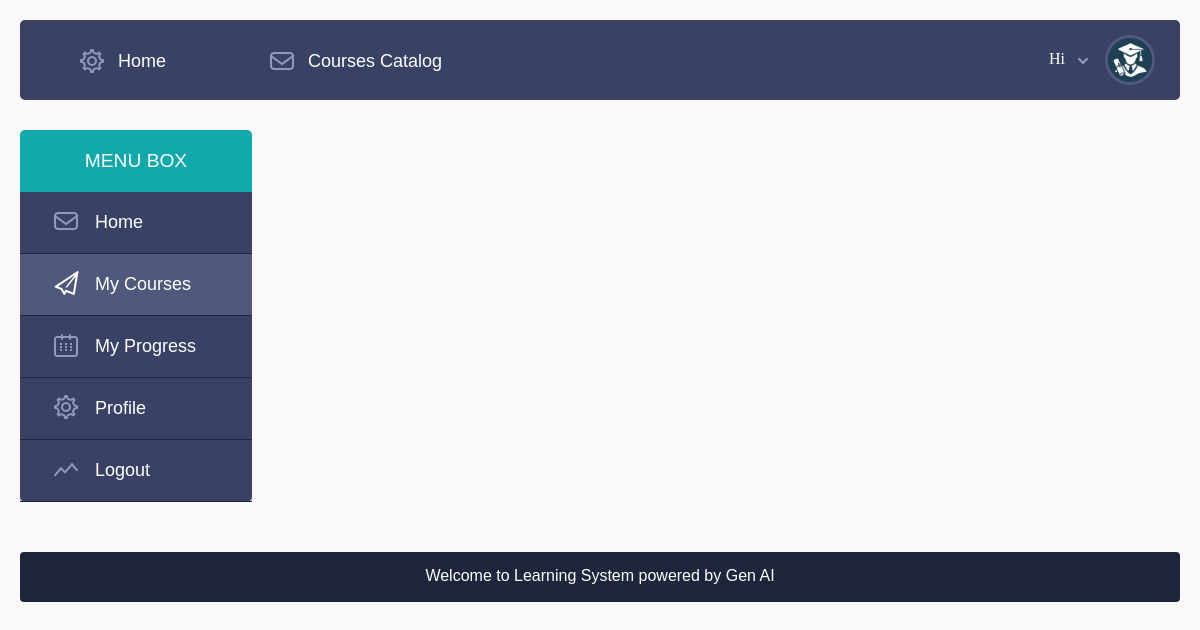
The page /student_dashboard/ (signed in) on the database as committed earlier.
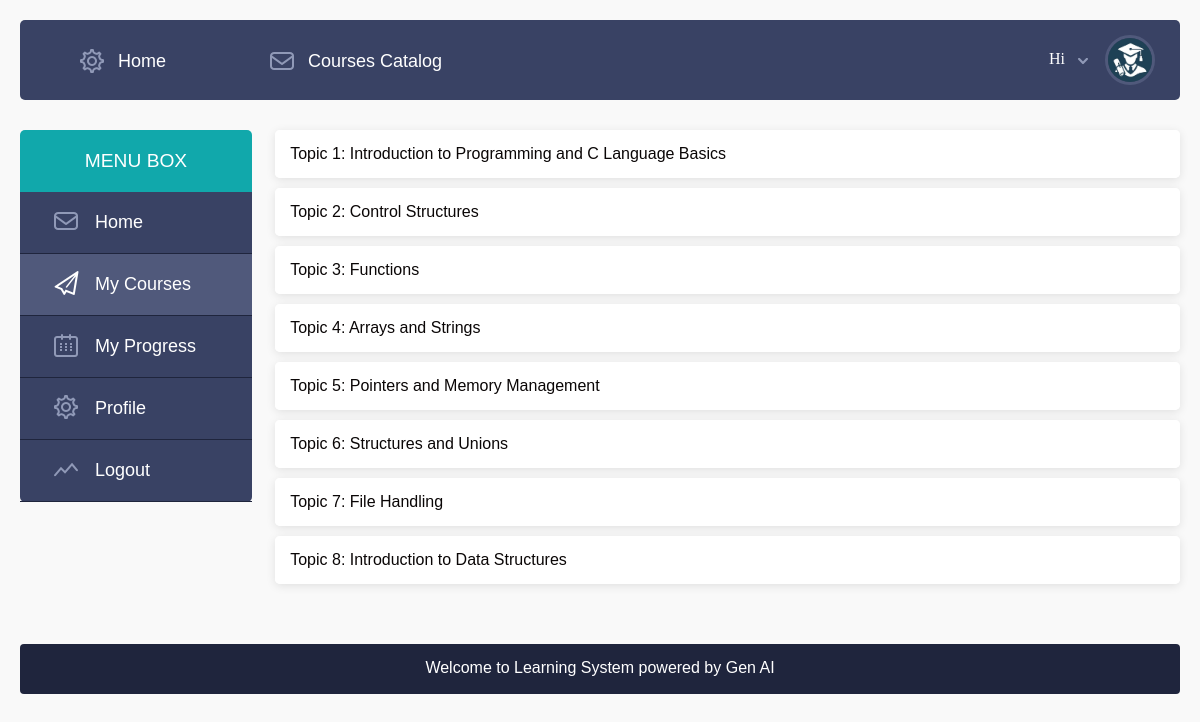
The same page on the database as committed later.
### C_learn/models.py (models this page shows, shortened)
class Topic(models.Model):
    course = models.ForeignKey(Course, related_name='topics', on_delete=models.CASCADE)
    name = models.CharField(max_length=255)
    description = models.TextField()

### C_learn/views.py (the view)
# urls.py: path('student_dashboard/', views.student_dashboard, name='student_dashboard'),
@login_required
def student_dashboard(request):
    user = request.user
    courses = Course.objects.all()
    for course in courses:
        for topic in course.topics.all():
            try:
                progress = StudentProgress.objects.get(student=user, topic=topic)
                topic.completed = progress.completed
                topic.progress = 100 if progress.completed else 0
            except StudentProgress.DoesNotExist:
                topic.completed = False
                topic.progress = 0
    return render(request, 'student/student_dashboard.html', {'courses': courses})

### C_learn/templates/student/student_dashboard.html (shortened to what this page needs)
{%extends 'base.html'%}
{%load static%}
{% block content%}
{%include 'navbar.html'%}
	<div class="main">
	    <div class="">
	       {% include 'student/student_sidebar.html'%}
<div class="course_middle">
	<div class="accordion-container">
        {% if courses %}
        {% for course in courses %}
        {% for topic in course.topics.all %}
        <div class="accordion-item">
            <button class="accordion-btn">{{ topic.name }}</button>
        </div>
        {% endfor %}
        {% endfor %}
        {% endif %}
    </div>
</div>
 	 </div>
    </div>
	{% include 'footer.html'%}
{%endblock%}

### C_learn/templates/base.html (shortened to what this page needs)
{%load static%}
<!DOCTYPE HTML>
<head>
<link href="{%static 'style.css'%}" rel="stylesheet" type="text/css" media="all"/>
<link href="{%static 'nav.css'%}" rel="stylesheet" type="text/css" media="all"/>
<link href="{%static 'courses.css'%}" rel="stylesheet" type="text/css" media="all"/>
<link href="{%static 'form.css'%}" rel="stylesheet" type="text/css" media="all"/>
<link href="{%static 'bootstrap-icons.css'%}" rel="stylesheet">
  <link rel="stylesheet" href="css/clndr.css" type="text/css" />
</head>
<body>
    {%block content %}
    {%endblock%}
</body>

### C_learn/templates/navbar.html (shortened to what this page needs)
{%load static%}
<div class="">
    <div class="header">
          <div class="header_top">
                <div class="menu">
                      <ul class="nav">
                          <li><a href="{%url 'index'%}"><i><img src="{% static 'images/settings.png'%}" alt="" /></i>Home</a></li>
                          <li><a href="{%url 'courses'%}"><i><img src="{% static 'images/mail.png'%}" alt="" /></i>Courses Catalog</a></li>
                      </ul>
                  </div>
                <div class="profile_details">
                         <div id="loginContainer">
                            <a id="loginButton" class=""><span>Hi</span></a>
                      </div>
                       <div class="profile_img">
                           <a href="#"><img src="{% static 'images/student.jfif'%}" alt="" style="height: 50px; width: 50px;"/>	</a>
                       </div>
                  </div>
             </div>
      </div>
</div>

### C_learn/templates/student/student_sidebar.html
{%load static%}
<div class="course_left">
      <div class="menu_box">
             <h3>Menu Box</h3>
               <div class="menu_box_list">
                         <ul>
                                 <li><a href="{%url 'student_home'%}" class="messages"><span>Home</span><div class="clear"></div></a></li>
                                 <li class="active"><a href="{%url 'student_dashboard'%}" class="invites"><span>My Courses </span><div class="clear"></div></a></li>
                                 <li><a href="{%url 'student_progress'%}" class="events"><span>My Progress</span></a></li>
                                 <li><a href="{%url 'student_profile'%}" class="account_settings"><span>Profile</span></a></li>
                                 <li><a href="{%url 'logout'%}" class="statistics"><span>Logout</span></a></li>
                       </ul>
             </div>
      </div>
   </div>

### C_learn/templates/footer.html
<footer style="width: 100%; background-color: #1F253D; height: 50px; text-align: center; margin-top: 20px; border-radius: 4px;">
    <h4 style=" padding-top: 15px; color: #ffffff;">Welcome to Learning System powered by Gen AI</h4>
</footer>

### C_learn/static/style.css (style rules this page uses)
html,body,div,span,applet,object,iframe,h1,h2,h3,h4,h5,h6,p,blockquote,pre,a,abbr,acronym,address,big,cite,code,del,dfn,em,img,ins,kbd,q,s,samp,small,strike,strong,sub,sup,tt,var,b,u,i,dl,dt,dd,ol,nav ul,nav li,fieldset,form,label,legend,table,caption,tbody,tfoot,thead,tr,th,td,article,aside,canvas,details,embed,figure,figcaption,footer,header,hgroup,menu,nav,output,ruby,section,summary,time,mark,audio,video { margin:0;padding:0;border:0;font-size:100%;font:inherit;vertical-align:baseline; }
article, aside, details, figcaption, figure,footer, header, hgroup, menu, nav, section { display: block; }
ol,ul { list-style:none;margin:0;padding:0; }
a { text-decoration:none; }
img { max-width:100%; }
body { font-family: 'ambleregular'; background:#fbfbfc; padding:10px; position:relative; }
.header_top { background:#394264; border-radius:5px; -webkit-border-radius:5px; -moz-border-radius:5px; -o-border-radius:5px; position:relative; }
.profile_details { float:right; margin: 15px 25px; }
#loginContainer { position:relative; float:left; padding-right:10px; padding-top:15px; }
#loginButton { display:inline-block; position:relative; z-index:30; cursor:pointer; }
#loginButton span { color:#FFF; font-size:1em; background:url(images/loginArrow.png) no-repeat 26px 8px; display:block; padding: 0 30px 0 0; font-family: 'ambleregular'; }
.profile_img { float:right; }
.profile_img img { display:block; border-radius:3em; -webkit-border-radius:3em; -moz-border-radius:3em; -o-border-radius:3em; border:3px solid #50597b; }
.main { padding:30px 0; }
.course_left { width: 20%; float: left; }
.course_middle { margin-left: 2%; float:left; width:78%; }
.menu_box h3 { color: #FFF; font-size: 1.2em; text-transform: uppercase; padding:20px 0; text-align: center; background: #11a8ab; border-radius:5px 5px 0 0; -webkit-border-radius:5px 5px 0 0; -moz-border-radius:5px 5px 0 0; -o-border-radius:5px 5px 0 0; }
.menu_box_list { background:#394264; border-radius:0px 0px 5px 5px; -webkit-border-radius:0px 0px 5px 5px; -moz-border-radius:0px 0px 5px 5px; -o-border-radius:0px 0px 5px 5px; }
.menu_box_list li a { display:block; color:#FFF; font-size:1em; border-bottom:1px solid #1f253d; padding:20px 30px; -webkit-transition: all 0.5s ease-in-out; -moz-transition: all 0.5s ease-in-out; -o-transition: all 0.5s ease-in-out; transition: all 0.5s ease-in-out; }
.menu_box_list li a:hover,.menu_box_list li.active a { background:#50597b; }
.menu_box_list li a span { padding-left:45px; }
.menu_box_list li a.messages { background-image:url(../images/mail.png); background-repeat:no-repeat; background-position:30px 13px; }
.menu_box_list li a.invites { background-image:url(../images/invites.png); background-repeat:no-repeat; background-position:30px 13px; }
.menu_box_list li a.invites:hover,.menu_box_list li.active a { background-image:url(../images/invites-hover.png); }
.menu_box_list li a.events { background-image:url(../images/events.png); background-repeat:no-repeat; background-position:30px 13px; }
.menu_box_list li a.account_settings { background-image:url(../images/settings.png); background-repeat:no-repeat; background-position:30px 13px; }
.menu_box_list li a.statistics { background-image:url(../images/statistics.png); background-repeat:no-repeat; background-position:30px 13px; }

### C_learn/static/nav.css (style rules this page uses)
.menu { float:left; z-index: 1; }
.menu ul { margin-left:6px; }
.menu li { float:left; }
.menu li a { color:#FFF; font-size:1em; padding:25px 50px; display: block; text-align:center; color:#FFF; -webkit-transition: all 0.5s ease-in-out; -moz-transition: all 0.5s ease-in-out; -o-transition: all 0.5s ease-in-out; transition: all 0.5s ease-in-out; position:relative; }
.menu li i img { margin-bottom:-10px; margin-right:10px; }
.nav:before, .nav:after { content: " "; display: table; }
.nav:after { clear: both; }
.nav > li > a { display: block; }

### C_learn/static/courses.css (style rules this page uses)
* { margin: 0; padding: 0; box-sizing: border-box; font-size: large; }
body { font-family: Arial, sans-serif; background-color: #f9f9f9; padding: 20px; }
.accordion-container { width: 100%; margin: 0 auto; border-radius: 5px; }
.accordion-item { background-color: #fff; border-radius: 5px; margin-bottom: 10px; box-shadow: 0 2px 10px rgba(0, 0, 0, 0.1); }
.accordion-btn { width: 100%; background-color: #ffffff; color: rgb(10, 6, 6); border: none; text-align: left; padding: 15px; font-size: 16px; cursor: pointer; border-radius: 5px; outline: none; transition: background-color 0.3s ease; }

### C_learn/static/form.css (style rules this page uses)
* { margin: 0; padding: 0; box-sizing: border-box; }

Rows that differ between the two databases and show on the page:
added Topic: name "Topic 1: Introduction to Programming and C Language Basics"
added Topic: name "Topic 2: Control Structures"
added Topic: name "Topic 3: Functions"
added Topic: name "Topic 4: Arrays and Strings"
added Topic: name "Topic 5: Pointers and Memory Management"
added Topic: name "Topic 6: Structures and Unions"
added Topic: name "Topic 7: File Handling"
added Topic: name "Topic 8: Introduction to Data Structures"
